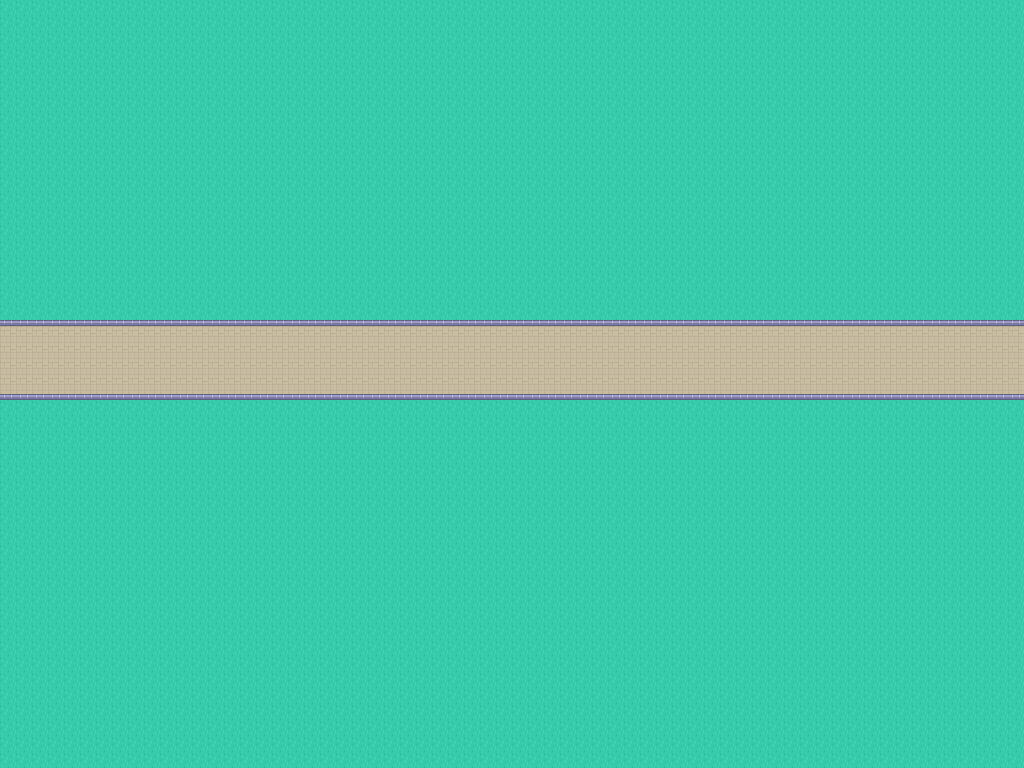

The image is a tile-based game level rendered from a .tmx file. Its description and complete source (layers, tilesets, objects, tile grids) follow:
An orthogonal 64x48 tile map with 16x16 px tiles, 1 tile layer (Tile Layer 1).

<map version="1.2" tiledversion="1.3.3" orientation="orthogonal" renderorder="right-down" width="64" height="48" tilewidth="16" tileheight="16" infinite="0" nextlayerid="3" nextobjectid="1">
 <tileset firstgid="1" source="tileset.tsx" />
 <layer id="1" name="Tile Layer 1" width="64" height="48">
  <data encoding="csv">
3,3,3,3,3,3,3,3,3,3,3,3,3,3,3,3,3,3,3,3,3,3,3,3,3,3,3,3,3,3,3,3,3,3,3,3,3,3,3,3,3,3,3,3,3,3,3,3,3,3,3,3,3,3,3,3,3,3,3,3,3,3,3,3,
3,3,3,3,3,3,3,3,3,3,3,3,3,3,3,3,3,3,3,3,3,3,3,3,3,3,3,3,3,3,3,3,3,3,3,3,3,3,3,3,3,3,3,3,3,3,3,3,3,3,3,3,3,3,3,3,3,3,3,3,3,3,3,3,
3,3,3,3,3,3,3,3,3,3,3,3,3,3,3,3,3,3,3,3,3,3,3,3,3,3,3,3,3,3,3,3,3,3,3,3,3,3,3,3,3,3,3,3,3,3,3,3,3,3,3,3,3,3,3,3,3,3,3,3,3,3,3,3,
3,3,3,3,3,3,3,3,3,3,3,3,3,3,3,3,3,3,3,3,3,3,3,3,3,3,3,3,3,3,3,3,3,3,3,3,3,3,3,3,3,3,3,3,3,3,3,3,3,3,3,3,3,3,3,3,3,3,3,3,3,3,3,3,
3,3,3,3,3,3,3,3,3,3,3,3,3,3,3,3,3,3,3,3,3,3,3,3,3,3,3,3,3,3,3,3,3,3,3,3,3,3,3,3,3,3,3,3,3,3,3,3,3,3,3,3,3,3,3,3,3,3,3,3,3,3,3,3,
3,3,3,3,3,3,3,3,3,3,3,3,3,3,3,3,3,3,3,3,3,3,3,3,3,3,3,3,3,3,3,3,3,3,3,3,3,3,3,3,3,3,3,3,3,3,3,3,3,3,3,3,3,3,3,3,3,3,3,3,3,3,3,3,
3,3,3,3,3,3,3,3,3,3,3,3,3,3,3,3,3,3,3,3,3,3,3,3,3,3,3,3,3,3,3,3,3,3,3,3,3,3,3,3,3,3,3,3,3,3,3,3,3,3,3,3,3,3,3,3,3,3,3,3,3,3,3,3,
3,3,3,3,3,3,3,3,3,3,3,3,3,3,3,3,3,3,3,3,3,3,3,3,3,3,3,3,3,3,3,3,3,3,3,3,3,3,3,3,3,3,3,3,3,3,3,3,3,3,3,3,3,3,3,3,3,3,3,3,3,3,3,3,
3,3,3,3,3,3,3,3,3,3,3,3,3,3,3,3,3,3,3,3,3,3,3,3,3,3,3,3,3,3,3,3,3,3,3,3,3,3,3,3,3,3,3,3,3,3,3,3,3,3,3,3,3,3,3,3,3,3,3,3,3,3,3,3,
3,3,3,3,3,3,3,3,3,3,3,3,3,3,3,3,3,3,3,3,3,3,3,3,3,3,3,3,3,3,3,3,3,3,3,3,3,3,3,3,3,3,3,3,3,3,3,3,3,3,3,3,3,3,3,3,3,3,3,3,3,3,3,3,
3,3,3,3,3,3,3,3,3,3,3,3,3,3,3,3,3,3,3,3,3,3,3,3,3,3,3,3,3,3,3,3,3,3,3,3,3,3,3,3,3,3,3,3,3,3,3,3,3,3,3,3,3,3,3,3,3,3,3,3,3,3,3,3,
3,3,3,3,3,3,3,3,3,3,3,3,3,3,3,3,3,3,3,3,3,3,3,3,3,3,3,3,3,3,3,3,3,3,3,3,3,3,3,3,3,3,3,3,3,3,3,3,3,3,3,3,3,3,3,3,3,3,3,3,3,3,3,3,
3,3,3,3,3,3,3,3,3,3,3,3,3,3,3,3,3,3,3,3,3,3,3,3,3,3,3,3,3,3,3,3,3,3,3,3,3,3,3,3,3,3,3,3,3,3,3,3,3,3,3,3,3,3,3,3,3,3,3,3,3,3,3,3,
3,3,3,3,3,3,3,3,3,3,3,3,3,3,3,3,3,3,3,3,3,3,3,3,3,3,3,3,3,3,3,3,3,3,3,3,3,3,3,3,3,3,3,3,3,3,3,3,3,3,3,3,3,3,3,3,3,3,3,3,3,3,3,3,
3,3,3,3,3,3,3,3,3,3,3,3,3,3,3,3,3,3,3,3,3,3,3,3,3,3,3,3,3,3,3,3,3,3,3,3,3,3,3,3,3,3,3,3,3,3,3,3,3,3,3,3,3,3,3,3,3,3,3,3,3,3,3,3,
3,3,3,3,3,3,3,3,3,3,3,3,3,3,3,3,3,3,3,3,3,3,3,3,3,3,3,3,3,3,3,3,3,3,3,3,3,3,3,3,3,3,3,3,3,3,3,3,3,3,3,3,3,3,3,3,3,3,3,3,3,3,3,3,
3,3,3,3,3,3,3,3,3,3,3,3,3,3,3,3,3,3,3,3,3,3,3,3,3,3,3,3,3,3,3,3,3,3,3,3,3,3,3,3,3,3,3,3,3,3,3,3,3,3,3,3,3,3,3,3,3,3,3,3,3,3,3,3,
3,3,3,3,3,3,3,3,3,3,3,3,3,3,3,3,3,3,3,3,3,3,3,3,3,3,3,3,3,3,3,3,3,3,3,3,3,3,3,3,3,3,3,3,3,3,3,3,3,3,3,3,3,3,3,3,3,3,3,3,3,3,3,3,
3,3,3,3,3,3,3,3,3,3,3,3,3,3,3,3,3,3,3,3,3,3,3,3,3,3,3,3,3,3,3,3,3,3,3,3,3,3,3,3,3,3,3,3,3,3,3,3,3,3,3,3,3,3,3,3,3,3,3,3,3,3,3,3,
3,3,3,3,3,3,3,3,3,3,3,3,3,3,3,3,3,3,3,3,3,3,3,3,3,3,3,3,3,3,3,3,3,3,3,3,3,3,3,3,3,3,3,3,3,3,3,3,3,3,3,3,3,3,3,3,3,3,3,3,3,3,3,3,
1,1,1,1,1,1,1,1,1,1,1,1,1,1,1,1,1,1,1,1,1,1,1,1,1,1,1,1,1,1,1,1,1,1,1,1,1,1,1,1,1,1,1,1,1,1,1,1,1,1,1,1,1,1,1,1,1,1,1,1,1,1,1,1,
2,2,2,2,2,2,2,2,2,2,2,2,2,2,2,2,2,2,2,2,2,2,2,2,2,2,2,2,2,2,2,2,2,2,2,2,2,2,2,2,2,2,2,2,2,2,2,2,2,2,2,2,2,2,2,2,2,2,2,2,2,2,2,2,
2,2,2,2,2,2,2,2,2,2,2,2,2,2,2,2,2,2,2,2,2,2,2,2,2,2,2,2,2,2,2,2,2,2,2,2,2,2,2,2,2,2,2,2,2,2,2,2,2,2,2,2,2,2,2,2,2,2,2,2,2,2,2,2,
2,2,2,2,2,2,2,2,2,2,2,2,2,2,2,2,2,2,2,2,2,2,2,2,2,2,2,2,2,2,2,2,2,2,2,2,2,2,2,2,2,2,2,2,2,2,2,2,2,2,2,2,2,2,2,2,2,2,2,2,2,2,2,2,
4,4,4,4,4,4,4,4,4,4,4,4,4,4,4,4,4,4,4,4,4,4,4,4,4,4,4,4,4,4,4,4,4,4,4,4,4,4,4,4,4,4,4,4,4,4,4,4,4,4,4,4,4,4,4,4,4,4,4,4,4,4,4,4,
3,3,3,3,3,3,3,3,3,3,3,3,3,3,3,3,3,3,3,3,3,3,3,3,3,3,3,3,3,3,3,3,3,3,3,3,3,3,3,3,3,3,3,3,3,3,3,3,3,3,3,3,3,3,3,3,3,3,3,3,3,3,3,3,
3,3,3,3,3,3,3,3,3,3,3,3,3,3,3,3,3,3,3,3,3,3,3,3,3,3,3,3,3,3,3,3,3,3,3,3,3,3,3,3,3,3,3,3,3,3,3,3,3,3,3,3,3,3,3,3,3,3,3,3,3,3,3,3,
3,3,3,3,3,3,3,3,3,3,3,3,3,3,3,3,3,3,3,3,3,3,3,3,3,3,3,3,3,3,3,3,3,3,3,3,3,3,3,3,3,3,3,3,3,3,3,3,3,3,3,3,3,3,3,3,3,3,3,3,3,3,3,3,
3,3,3,3,3,3,3,3,3,3,3,3,3,3,3,3,3,3,3,3,3,3,3,3,3,3,3,3,3,3,3,3,3,3,3,3,3,3,3,3,3,3,3,3,3,3,3,3,3,3,3,3,3,3,3,3,3,3,3,3,3,3,3,3,
3,3,3,3,3,3,3,3,3,3,3,3,3,3,3,3,3,3,3,3,3,3,3,3,3,3,3,3,3,3,3,3,3,3,3,3,3,3,3,3,3,3,3,3,3,3,3,3,3,3,3,3,3,3,3,3,3,3,3,3,3,3,3,3,
3,3,3,3,3,3,3,3,3,3,3,3,3,3,3,3,3,3,3,3,3,3,3,3,3,3,3,3,3,3,3,3,3,3,3,3,3,3,3,3,3,3,3,3,3,3,3,3,3,3,3,3,3,3,3,3,3,3,3,3,3,3,3,3,
3,3,3,3,3,3,3,3,3,3,3,3,3,3,3,3,3,3,3,3,3,3,3,3,3,3,3,3,3,3,3,3,3,3,3,3,3,3,3,3,3,3,3,3,3,3,3,3,3,3,3,3,3,3,3,3,3,3,3,3,3,3,3,3,
3,3,3,3,3,3,3,3,3,3,3,3,3,3,3,3,3,3,3,3,3,3,3,3,3,3,3,3,3,3,3,3,3,3,3,3,3,3,3,3,3,3,3,3,3,3,3,3,3,3,3,3,3,3,3,3,3,3,3,3,3,3,3,3,
3,3,3,3,3,3,3,3,3,3,3,3,3,3,3,3,3,3,3,3,3,3,3,3,3,3,3,3,3,3,3,3,3,3,3,3,3,3,3,3,3,3,3,3,3,3,3,3,3,3,3,3,3,3,3,3,3,3,3,3,3,3,3,3,
3,3,3,3,3,3,3,3,3,3,3,3,3,3,3,3,3,3,3,3,3,3,3,3,3,3,3,3,3,3,3,3,3,3,3,3,3,3,3,3,3,3,3,3,3,3,3,3,3,3,3,3,3,3,3,3,3,3,3,3,3,3,3,3,
3,3,3,3,3,3,3,3,3,3,3,3,3,3,3,3,3,3,3,3,3,3,3,3,3,3,3,3,3,3,3,3,3,3,3,3,3,3,3,3,3,3,3,3,3,3,3,3,3,3,3,3,3,3,3,3,3,3,3,3,3,3,3,3,
3,3,3,3,3,3,3,3,3,3,3,3,3,3,3,3,3,3,3,3,3,3,3,3,3,3,3,3,3,3,3,3,3,3,3,3,3,3,3,3,3,3,3,3,3,3,3,3,3,3,3,3,3,3,3,3,3,3,3,3,3,3,3,3,
3,3,3,3,3,3,3,3,3,3,3,3,3,3,3,3,3,3,3,3,3,3,3,3,3,3,3,3,3,3,3,3,3,3,3,3,3,3,3,3,3,3,3,3,3,3,3,3,3,3,3,3,3,3,3,3,3,3,3,3,3,3,3,3,
3,3,3,3,3,3,3,3,3,3,3,3,3,3,3,3,3,3,3,3,3,3,3,3,3,3,3,3,3,3,3,3,3,3,3,3,3,3,3,3,3,3,3,3,3,3,3,3,3,3,3,3,3,3,3,3,3,3,3,3,3,3,3,3,
3,3,3,3,3,3,3,3,3,3,3,3,3,3,3,3,3,3,3,3,3,3,3,3,3,3,3,3,3,3,3,3,3,3,3,3,3,3,3,3,3,3,3,3,3,3,3,3,3,3,3,3,3,3,3,3,3,3,3,3,3,3,3,3,
3,3,3,3,3,3,3,3,3,3,3,3,3,3,3,3,3,3,3,3,3,3,3,3,3,3,3,3,3,3,3,3,3,3,3,3,3,3,3,3,3,3,3,3,3,3,3,3,3,3,3,3,3,3,3,3,3,3,3,3,3,3,3,3,
3,3,3,3,3,3,3,3,3,3,3,3,3,3,3,3,3,3,3,3,3,3,3,3,3,3,3,3,3,3,3,3,3,3,3,3,3,3,3,3,3,3,3,3,3,3,3,3,3,3,3,3,3,3,3,3,3,3,3,3,3,3,3,3,
3,3,3,3,3,3,3,3,3,3,3,3,3,3,3,3,3,3,3,3,3,3,3,3,3,3,3,3,3,3,3,3,3,3,3,3,3,3,3,3,3,3,3,3,3,3,3,3,3,3,3,3,3,3,3,3,3,3,3,3,3,3,3,3,
3,3,3,3,3,3,3,3,3,3,3,3,3,3,3,3,3,3,3,3,3,3,3,3,3,3,3,3,3,3,3,3,3,3,3,3,3,3,3,3,3,3,3,3,3,3,3,3,3,3,3,3,3,3,3,3,3,3,3,3,3,3,3,3,
3,3,3,3,3,3,3,3,3,3,3,3,3,3,3,3,3,3,3,3,3,3,3,3,3,3,3,3,3,3,3,3,3,3,3,3,3,3,3,3,3,3,3,3,3,3,3,3,3,3,3,3,3,3,3,3,3,3,3,3,3,3,3,3,
3,3,3,3,3,3,3,3,3,3,3,3,3,3,3,3,3,3,3,3,3,3,3,3,3,3,3,3,3,3,3,3,3,3,3,3,3,3,3,3,3,3,3,3,3,3,3,3,3,3,3,3,3,3,3,3,3,3,3,3,3,3,3,3,
3,3,3,3,3,3,3,3,3,3,3,3,3,3,3,3,3,3,3,3,3,3,3,3,3,3,3,3,3,3,3,3,3,3,3,3,3,3,3,3,3,3,3,3,3,3,3,3,3,3,3,3,3,3,3,3,3,3,3,3,3,3,3,3,
3,3,3,3,3,3,3,3,3,3,3,3,3,3,3,3,3,3,3,3,3,3,3,3,3,3,3,3,3,3,3,3,3,3,3,3,3,3,3,3,3,3,3,3,3,3,3,3,3,3,3,3,3,3,3,3,3,3,3,3,3,3,3,3
</data>
 </layer>
</map>
